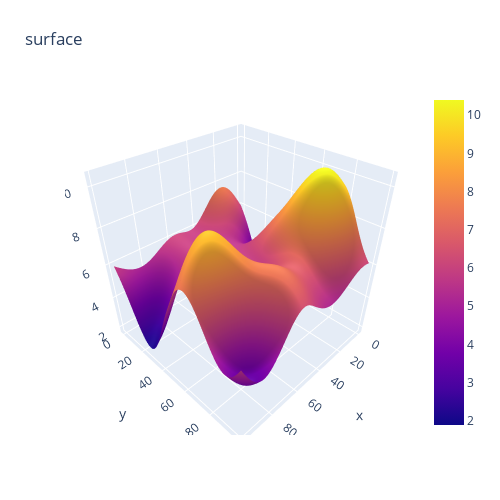

Notebook code cell kept with this figure:
### Code cell
noise_generator = PerlinNoise(octaves=2, seed=1)
n, m = 100, 100
# ng = lambda i, j: noise_generator([i/n, j/m]) * 10 + 6
noise = [[ng([i/n, j/n]) for j in range(n)] for i in range(n)]

fig = go.Figure(data=[
    go.Surface(z=noise)
    ])
fig.update_layout(title='surface', autosize=False,
                  width=500, height=500,
                  margin=dict(l=65, r=50, b=65, t=90))

fig.show()

### Figure 1 — Plotly figure (JSON) as saved in the notebook; plotly's stock layout.template omitted (floating-point values rounded to 4 significant figures; data arrays with more than 128 entries replaced by an {"elided": "..."} marker saying what was removed)
{"data": [{"type": "surface", "z": {"elided": "100x100 float values"}}], "layout": {"autosize": false, "height": 500, "margin": {"b": 65, "l": 65, "r": 50, "t": 90}, "title": {"text": "surface"}, "width": 500}}
